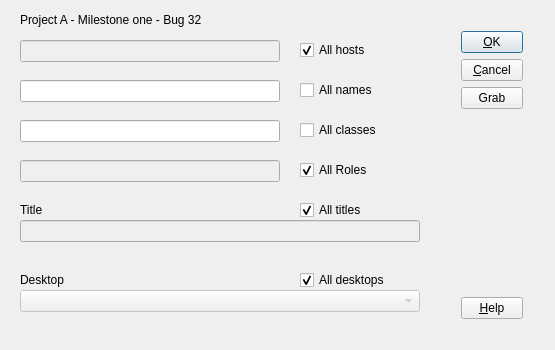
<ui version="4.0" >
 <author>G. Allen Morris III</author>
 <class>AddAuto</class>
 <widget class="QDialog" name="AddAuto" >
  <property name="geometry" >
   <rect>
    <x>0</x>
    <y>0</y>
    <width>555</width>
    <height>350</height>
   </rect>
  </property>
  <property name="sizePolicy" >
   <sizepolicy vsizetype="Fixed" hsizetype="Fixed" >
    <horstretch>0</horstretch>
    <verstretch>0</verstretch>
   </sizepolicy>
  </property>
  <property name="minimumSize" >
   <size>
    <width>555</width>
    <height>350</height>
   </size>
  </property>
  <property name="maximumSize" >
   <size>
    <width>555</width>
    <height>350</height>
   </size>
  </property>
  <property name="windowTitle" >
   <string>Auto Select Form</string>
  </property>
  <property name="sizeGripEnabled" >
   <bool>false</bool>
  </property>
  <widget class="QWidget" name="layout2" >
   <property name="geometry" >
    <rect>
     <x>450</x>
     <y>20</y>
     <width>84</width>
     <height>310</height>
    </rect>
   </property>
   <layout class="QVBoxLayout" >
    <item>
     <widget class="QPushButton" name="buttonOk" >
      <property name="text" >
       <string>&amp;OK</string>
      </property>
      <property name="shortcut" >
       <string/>
      </property>
      <property name="autoDefault" >
       <bool>true</bool>
      </property>
      <property name="default" >
       <bool>true</bool>
      </property>
     </widget>
    </item>
    <item>
     <widget class="QPushButton" name="buttonCancel" >
      <property name="text" >
       <string>&amp;Cancel</string>
      </property>
      <property name="shortcut" >
       <string/>
      </property>
      <property name="autoDefault" >
       <bool>true</bool>
      </property>
     </widget>
    </item>
    <item>
     <widget class="QPushButton" name="Grab" >
      <property name="text" >
       <string>Grab</string>
      </property>
     </widget>
    </item>
    <item>
     <spacer name="Spacer1" >
      <property name="orientation" >
       <enum>Qt::Vertical</enum>
      </property>
      <property name="sizeType" >
       <enum>QSizePolicy::Expanding</enum>
      </property>
      <property name="sizeHint" stdset="0" >
       <size>
        <width>20</width>
        <height>180</height>
       </size>
      </property>
     </spacer>
    </item>
    <item>
     <widget class="QPushButton" name="buttonHelp" >
      <property name="text" >
       <string>&amp;Help</string>
      </property>
      <property name="shortcut" >
       <string>F1</string>
      </property>
      <property name="checkable" >
       <bool>false</bool>
      </property>
      <property name="autoDefault" >
       <bool>true</bool>
      </property>
     </widget>
    </item>
   </layout>
  </widget>
  <widget class="QCheckBox" name="checkBox_name" >
   <property name="geometry" >
    <rect>
     <x>300</x>
     <y>80</y>
     <width>101</width>
     <height>20</height>
    </rect>
   </property>
   <property name="text" >
    <string>All names</string>
   </property>
  </widget>
  <widget class="QCheckBox" name="checkBox_class" >
   <property name="geometry" >
    <rect>
     <x>300</x>
     <y>120</y>
     <width>111</width>
     <height>20</height>
    </rect>
   </property>
   <property name="text" >
    <string>All classes</string>
   </property>
  </widget>
  <widget class="QLabel" name="textLabel_desktop" >
   <property name="geometry" >
    <rect>
     <x>20</x>
     <y>270</y>
     <width>56</width>
     <height>20</height>
    </rect>
   </property>
   <property name="text" >
    <string>Desktop</string>
   </property>
   <property name="wordWrap" >
    <bool>false</bool>
   </property>
  </widget>
  <widget class="QLabel" name="textLabel_title" >
   <property name="geometry" >
    <rect>
     <x>20</x>
     <y>200</y>
     <width>56</width>
     <height>20</height>
    </rect>
   </property>
   <property name="text" >
    <string>Title</string>
   </property>
   <property name="wordWrap" >
    <bool>false</bool>
   </property>
  </widget>
  <widget class="QCheckBox" name="checkBox_desktop" >
   <property name="geometry" >
    <rect>
     <x>300</x>
     <y>270</y>
     <width>121</width>
     <height>20</height>
    </rect>
   </property>
   <property name="text" >
    <string>All desktops</string>
   </property>
   <property name="checked" >
    <bool>true</bool>
   </property>
  </widget>
  <widget class="QCheckBox" name="checkBox_title" >
   <property name="geometry" >
    <rect>
     <x>300</x>
     <y>200</y>
     <width>101</width>
     <height>20</height>
    </rect>
   </property>
   <property name="text" >
    <string>All titles</string>
   </property>
   <property name="checked" >
    <bool>true</bool>
   </property>
  </widget>
  <widget class="QLineEdit" name="Host" >
   <property name="enabled" >
    <bool>false</bool>
   </property>
   <property name="geometry" >
    <rect>
     <x>20</x>
     <y>40</y>
     <width>260</width>
     <height>22</height>
    </rect>
   </property>
   <property name="whatsThis" >
    <string comment="This hase the host " >The host name.</string>
   </property>
   <property name="text" >
    <string/>
   </property>
  </widget>
  <widget class="QLineEdit" name="Name" >
   <property name="geometry" >
    <rect>
     <x>20</x>
     <y>80</y>
     <width>260</width>
     <height>22</height>
    </rect>
   </property>
   <property name="text" >
    <string/>
   </property>
  </widget>
  <widget class="QLineEdit" name="Class" >
   <property name="geometry" >
    <rect>
     <x>20</x>
     <y>120</y>
     <width>260</width>
     <height>22</height>
    </rect>
   </property>
   <property name="text" >
    <string/>
   </property>
  </widget>
  <widget class="QLineEdit" name="Role" >
   <property name="enabled" >
    <bool>false</bool>
   </property>
   <property name="geometry" >
    <rect>
     <x>20</x>
     <y>160</y>
     <width>260</width>
     <height>22</height>
    </rect>
   </property>
   <property name="text" >
    <string/>
   </property>
  </widget>
  <widget class="QCheckBox" name="checkBox_role" >
   <property name="geometry" >
    <rect>
     <x>300</x>
     <y>160</y>
     <width>101</width>
     <height>20</height>
    </rect>
   </property>
   <property name="text" >
    <string>All Roles</string>
   </property>
   <property name="checked" >
    <bool>true</bool>
   </property>
  </widget>
  <widget class="QCheckBox" name="checkBox_host" >
   <property name="geometry" >
    <rect>
     <x>300</x>
     <y>40</y>
     <width>111</width>
     <height>20</height>
    </rect>
   </property>
   <property name="text" >
    <string>All hosts</string>
   </property>
   <property name="checked" >
    <bool>true</bool>
   </property>
  </widget>
  <widget class="QLineEdit" name="Title" >
   <property name="enabled" >
    <bool>false</bool>
   </property>
   <property name="geometry" >
    <rect>
     <x>20</x>
     <y>220</y>
     <width>400</width>
     <height>22</height>
    </rect>
   </property>
   <property name="text" >
    <string/>
   </property>
  </widget>
  <widget class="QComboBox" name="Desktop" >
   <property name="enabled" >
    <bool>false</bool>
   </property>
   <property name="geometry" >
    <rect>
     <x>20</x>
     <y>290</y>
     <width>400</width>
     <height>22</height>
    </rect>
   </property>
   <item>
    <property name="text" >
     <string/>
    </property>
   </item>
  </widget>
  <widget class="QLabel" name="Project" >
   <property name="geometry" >
    <rect>
     <x>20</x>
     <y>10</y>
     <width>330</width>
     <height>20</height>
    </rect>
   </property>
   <property name="text" >
    <string>Project A - Milestone one - Bug 32</string>
   </property>
   <property name="wordWrap" >
    <bool>false</bool>
   </property>
  </widget>
 </widget>
 <layoutdefault spacing="6" margin="11" />
 <pixmapfunction>qPixmapFromMimeSource</pixmapfunction>
 <resources/>
 <connections>
  <connection>
   <sender>buttonOk</sender>
   <signal>clicked()</signal>
   <receiver>AddAuto</receiver>
   <slot>setAuto()</slot>
   <hints>
    <hint type="sourcelabel" >
     <x>451</x>
     <y>21</y>
    </hint>
    <hint type="destinationlabel" >
     <x>245</x>
     <y>33</y>
    </hint>
   </hints>
  </connection>
  <connection>
   <sender>buttonCancel</sender>
   <signal>clicked()</signal>
   <receiver>AddAuto</receiver>
   <slot>reject()</slot>
   <hints>
    <hint type="sourcelabel" >
     <x>451</x>
     <y>58</y>
    </hint>
    <hint type="destinationlabel" >
     <x>238</x>
     <y>71</y>
    </hint>
   </hints>
  </connection>
  <connection>
   <sender>Grab</sender>
   <signal>clicked()</signal>
   <receiver>AddAuto</receiver>
   <slot>grabClicked()</slot>
   <hints>
    <hint type="sourcelabel" >
     <x>451</x>
     <y>95</y>
    </hint>
    <hint type="destinationlabel" >
     <x>262</x>
     <y>112</y>
    </hint>
   </hints>
  </connection>
  <connection>
   <sender>buttonHelp</sender>
   <signal>clicked()</signal>
   <receiver>AddAuto</receiver>
   <slot>buttonHelp_clicked()</slot>
   <hints>
    <hint type="sourcelabel" >
     <x>451</x>
     <y>301</y>
    </hint>
    <hint type="destinationlabel" >
     <x>377</x>
     <y>332</y>
    </hint>
   </hints>
  </connection>
  <connection>
   <sender>checkBox_host</sender>
   <signal>clicked(bool)</signal>
   <receiver>Host</receiver>
   <slot>setDisabled(bool)</slot>
   <hints>
    <hint type="sourcelabel" >
     <x>307</x>
     <y>47</y>
    </hint>
    <hint type="destinationlabel" >
     <x>262</x>
     <y>52</y>
    </hint>
   </hints>
  </connection>
  <connection>
   <sender>checkBox_name</sender>
   <signal>clicked(bool)</signal>
   <receiver>Name</receiver>
   <slot>setDisabled(bool)</slot>
   <hints>
    <hint type="sourcelabel" >
     <x>306</x>
     <y>87</y>
    </hint>
    <hint type="destinationlabel" >
     <x>279</x>
     <y>88</y>
    </hint>
   </hints>
  </connection>
  <connection>
   <sender>checkBox_class</sender>
   <signal>clicked(bool)</signal>
   <receiver>Class</receiver>
   <slot>setDisabled(bool)</slot>
   <hints>
    <hint type="sourcelabel" >
     <x>304</x>
     <y>127</y>
    </hint>
    <hint type="destinationlabel" >
     <x>216</x>
     <y>133</y>
    </hint>
   </hints>
  </connection>
  <connection>
   <sender>checkBox_role</sender>
   <signal>clicked(bool)</signal>
   <receiver>Role</receiver>
   <slot>setDisabled(bool)</slot>
   <hints>
    <hint type="sourcelabel" >
     <x>303</x>
     <y>166</y>
    </hint>
    <hint type="destinationlabel" >
     <x>248</x>
     <y>168</y>
    </hint>
   </hints>
  </connection>
  <connection>
   <sender>checkBox_title</sender>
   <signal>clicked(bool)</signal>
   <receiver>Title</receiver>
   <slot>setDisabled(bool)</slot>
   <hints>
    <hint type="sourcelabel" >
     <x>304</x>
     <y>207</y>
    </hint>
    <hint type="destinationlabel" >
     <x>254</x>
     <y>229</y>
    </hint>
   </hints>
  </connection>
  <connection>
   <sender>checkBox_desktop</sender>
   <signal>clicked(bool)</signal>
   <receiver>Desktop</receiver>
   <slot>setDisabled(bool)</slot>
   <hints>
    <hint type="sourcelabel" >
     <x>301</x>
     <y>279</y>
    </hint>
    <hint type="destinationlabel" >
     <x>191</x>
     <y>302</y>
    </hint>
   </hints>
  </connection>
 </connections>
 <slots>
  <slot>grabClicked()</slot>
  <slot>setAuto()</slot>
 </slots>
</ui>
